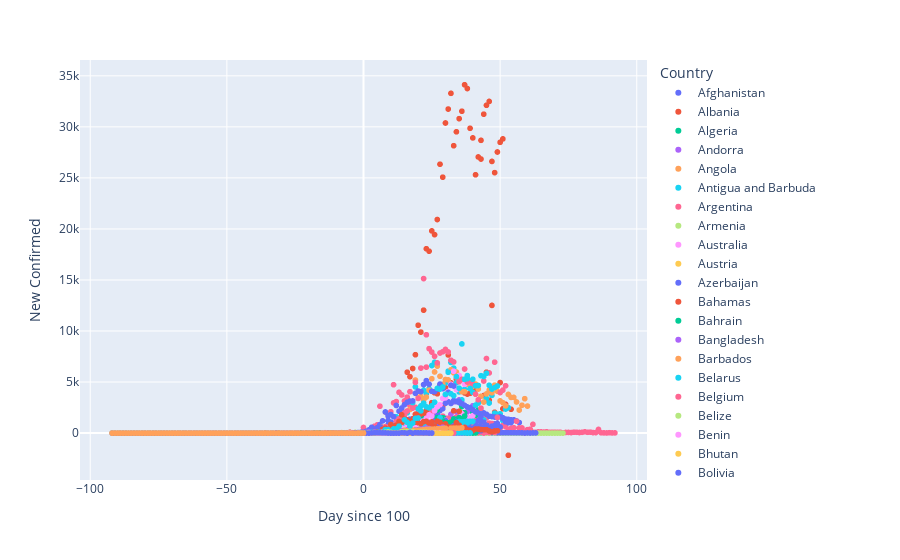

The cell this chart's notebook holds for it:
### Code cell
ex.scatter(data, x="Day since 100", y="New Confirmed", color="Country")
